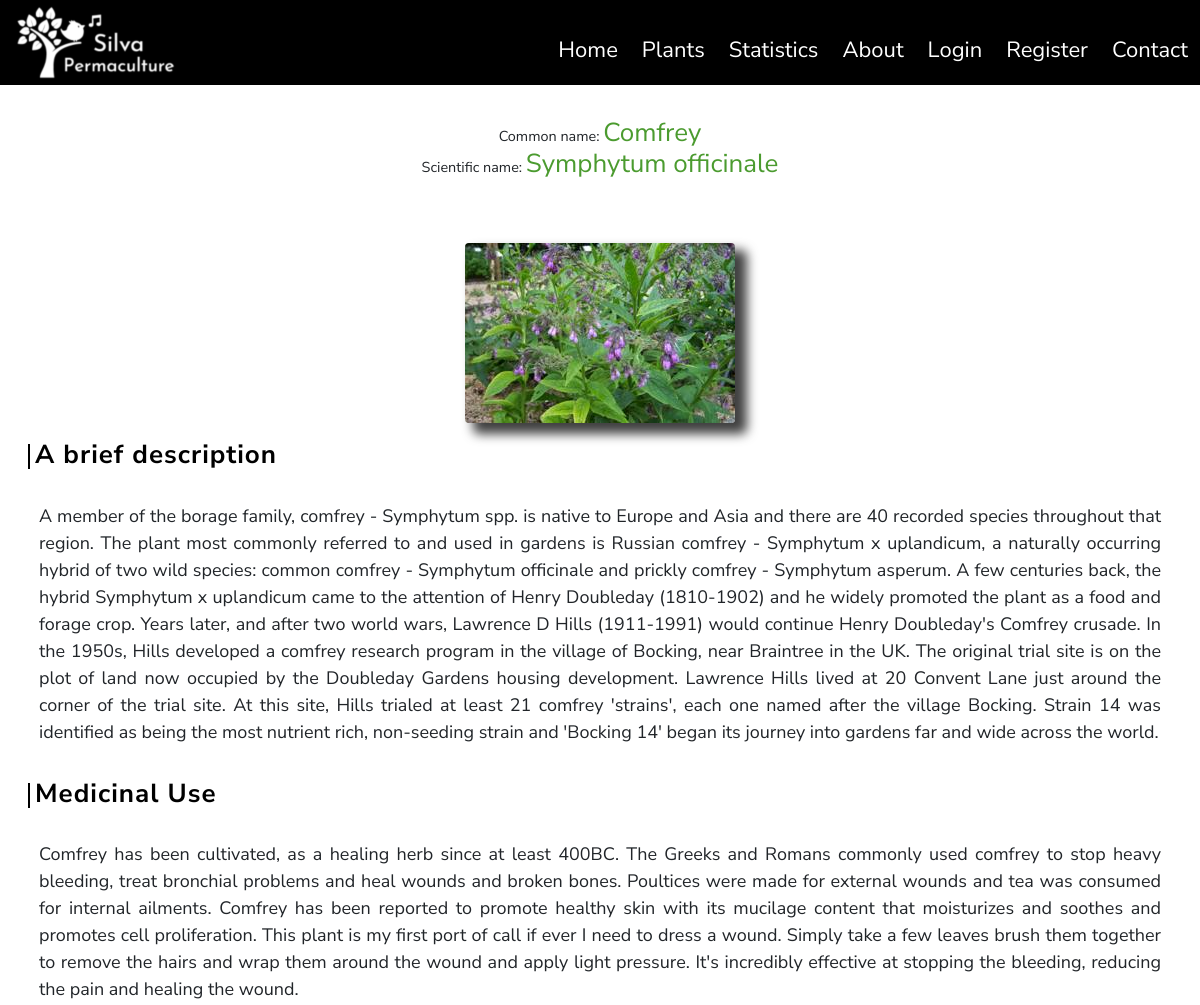
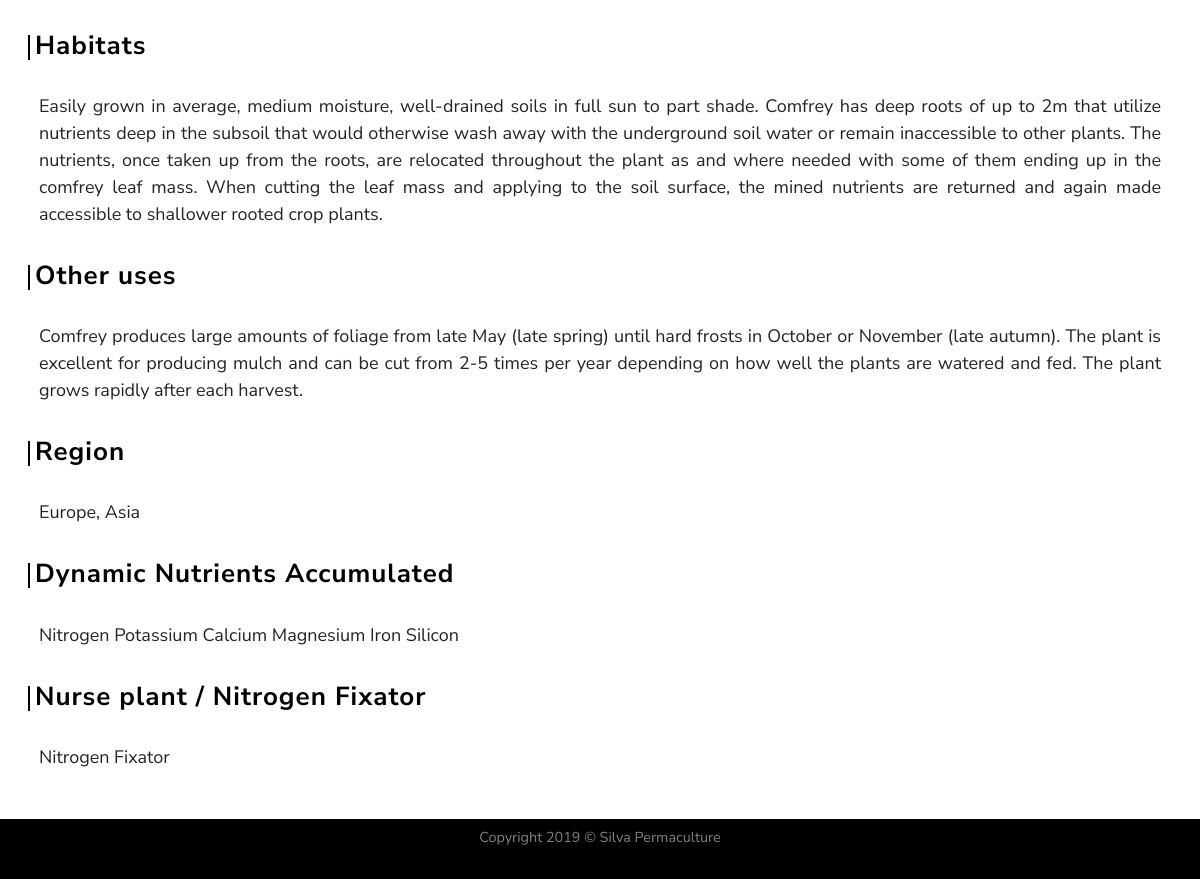
Page /plants/1 on the committed database (2 pictures, top to bottom).
### silvapermaculture/models.py (models this page shows, shortened)
class SearchitMixin(object):
    @classmethod
    def search(cls, expression, page, per_page):
        ids, total = search_index(cls.__tablename__, expression, page, per_page)
        if total == 0:
            return cls.query.filter_by(id=0), 0
        when = []
        for i in range(len(ids)):
            when.append((ids[i],i))
        return cls.query.filter(cls.id.in_(ids)).order_by(
            db.case(when, value=cls.id)), total

class Plants(SearchitMixin, db.Model):
    __searchit__ = ['common_name', 'botanical_name', 'medicinal', 'region']
    id = db.Column(db.Integer, primary_key=True)
    common_name = db.Column(db.String(40), nullable=False)
    botanical_name = db.Column(db.String(80), unique=True, nullable=False)
    short_description = db.Column(db.Text, nullable=False)
    medicinal = db.Column(db.Text, nullable=False)
    other_uses = db.Column(db.Text, nullable=False)
    habitats = db.Column(db.Text, nullable=False)
    region = db.Column(db.Text, nullable=False)
    image_file = db.Column(db.String(20), default='default_plant_pic.jpg')
    date_added = db.Column(db.DateTime, nullable=False, default=datetime.utcnow)
    user_id = db.Column(db.Integer, db.ForeignKey('user.id'), nullable=False)
    dna = db.relationship('DNA', secondary = plants_dna_table)  # Dynamic_Nutrient_Accumulated
    nfn = db.relationship('NFN', secondary = plants_nfn_table)  # Nitrogen_Fixers_Nursing

class DNA(SearchitMixin, db.Model):
    __searchit__ = ['element']
    id = db.Column(db.Integer, primary_key=True)
    element = db.Column(db.String(15))
    def __repr__(self):
        return '{}'.format(self.element)

class NFN(SearchitMixin, db.Model):
    __searchit__ = ['plant_extra']
    id = db.Column(db.Integer, primary_key=True)
    plant_extra = db.Column(db.String(40))
    def __repr__(self):
        return '{}'.format(self.plant_extra)

### silvapermaculture/routes.py (the view)
@app.route("/plants/<int:plant_id>")
def plant(plant_id):
    plant = Plants.query.get_or_404(plant_id)
    return render_template('plant.html', title=plant.common_name, plant=plant)

### silvapermaculture/templates/plant.html (shortened to what this page needs)
{% extends "layout.html" %}
    {% block content %}
        <div class="row">
            <div class="col-12">
                <h1 class="my-4 py-2 text-center small">Common name: <span class="titles">{{ plant.common_name }}</span><br/>
                Scientific name: <span class="titles">{{ plant.botanical_name }} </span></h1>
            </div>
        </div>
        <div class="row">
            <div class="col-12">
                <div class="my-2 p-2">
                    <img class="img-fluid rounded my-3 d-block mx-auto" id="plantShadow" src="{{ url_for('static', filename='img/plants/' + plant.image_file) }}"  alt="Default plant image"/>
                    <h3 class="my-3 infoPlantHeadings">A brief description</h3>
                    <p class="text-justify p-3">{{ plant.short_description }}</p>
                    <h3 class="my-3 infoPlantHeadings">Medicinal Use</h3>
                    <p class="text-justify p-3">{{ plant.medicinal }}</p>
                    <h3 class="my-3 infoPlantHeadings">Habitats</h3>
                    <p class="text-justify p-3">{{ plant.habitats }}</p>
                    <h3 class="my-3 infoPlantHeadings">Other uses</h3>
                    <p class="text-justify p-3">{{ plant.other_uses }}</p>
                    <h3 class="my-3 infoPlantHeadings">Region</h3>
                    <p class="text-justify p-3">{{ plant.region }}</p>
                    <h3 class="my-3 infoPlantHeadings">Dynamic Nutrients Accumulated</h3>
                    <p class="text-justify p-3">
                        {% for element in plant.dna %}
                        {{ element }}
                        {% endfor %}
                    </p>
                    <h3 class="my-3 infoPlantHeadings">Nurse plant / Nitrogen Fixator</h3>
                    <p class="text-justify p-3">
                        {% for extra in plant.nfn %}
                        {{ extra }}
                        {% endfor %}
                    </p>
                </div>
            </div>
        </div>
    {% endblock content %} #Jinja2 allows to put the name of the block here so to know which block is closing if we have multiple.

### silvapermaculture/static/css/style.css (style rules this page uses)
html, body { height: 100% }
body { font-family: 'Nunito Sans', sans-serif; font-size: 18px; display: flex; flex-direction: column; }
.titles { color: #4B9B2F; font-size:26px }
#plantShadow { -webkit-box-shadow: 10px 9px 11px 2px rgba(0,0,0,0.75); -moz-box-shadow: 10px 9px 11px 2px rgba(0,0,0,0.75); box-shadow: 10px 9px 11px 2px rgba(0,0,0,0.75); }
.infoPlantHeadings { font-size: 26px; letter-spacing: 1px; font-weight: bold; color: black }
.infoPlantHeadings::after { content: ""; display: block; border: 1px solid black; height: 25px; float: left; margin: 5px; }

### rows in the picture
Plants: common_name "Comfrey", botanical_name "Symphytum officinale", image_file (picture), short_description "A member of the borage family, comfrey - Symphytum spp. is native to Europe and Asia and there are 40 recorded species throughout that region. The plant most commonly referred to and used in gardens is Russian comfrey - Symphytum x uplandicum, a naturally occurring hybrid of two wild species: common comfrey - Symphytum officinale and prickly comfrey - Symphytum asperum. A few centuries back, the hybrid Symphytum x uplandicum came to the attention of Henry Doubleday (1810-1902) and he widely promoted the plant as a food and forage crop. Years later, and after two world wars, Lawrence D Hills (1911-1991) would continue Henry Doubleday's Comfrey crusade. In the 1950s, Hills developed a comfrey…", medicinal "Comfrey has been cultivated, as a healing herb since at least 400BC. The Greeks and Romans commonly used comfrey to stop heavy bleeding, treat bronchial problems and heal wounds and broken bones. Poultices were made for external wounds and tea was consumed for internal ailments. Comfrey has been reported to promote healthy skin with its mucilage content that moisturizes and soothes and promotes cell proliferation. This plant is my first port of call if ever I need to dress a wound. Simply take a few leaves brush them together to remove the hairs and wrap them around the wound and apply light pressure. It's incredibly effective at stopping the bleeding, reducing the pain and healing the…", habitats "Easily grown in average, medium moisture, well-drained soils in full sun to part shade. Comfrey has deep roots of up to 2m that utilize nutrients deep in the subsoil that would otherwise wash away with the underground soil water or remain inaccessible to other plants. The nutrients, once taken up from the roots, are relocated throughout the plant as and where needed with some of them ending up in the comfrey leaf mass. When cutting the leaf mass and applying to the soil surface, the mined nutrients are returned and again made accessible to shallower rooted crop plants.", other_uses "Comfrey produces large amounts of foliage from late May (late spring) until hard frosts in October or November (late autumn). The plant is excellent for producing mulch and can be cut from 2-5 times per year depending on how well the plants are watered and fed. The plant grows rapidly after each harvest.", region "Europe, Asia"
DNA: element "Nitrogen"
DNA: element "Potassium"
DNA: element "Calcium"
DNA: element "Magnesium"
DNA: element "Iron"
DNA: element "Silicon"
NFN: plant_extra "Nitrogen Fixator"
